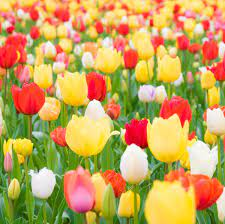
%> input picture A3/1.jpg, 225 x 224 px
$ octave Q1.m   (GNU Octave 9; MATLAB toolbox functions it lacks are replaced by stand-ins)
%> lines starting %> are read from the running program, lines starting %| are printed output that depends on the picture
clc;
close;

% Step 1: Read the image

im = imread('1.jpg');
%> im is the input picture: size 224x225x3 uint8; mean R, G, B 196.9, 161.9, 89

% Step 2: Print the image size

[im_h, im_w, im_s] = size(im);
%> im_h = 224; im_w = 225; im_s = 3
disp(['Image Height: ',num2str(im_h)]);
%| Image Height: 224
disp(['Image Width: ',num2str(im_w)]);
%| Image Width: 225
disp(['Image Scale:',num2str(im_s)]);
%| Image Scale:3

% Step 3: Convert to grayscale

if size(im, 3) == 3
    gray = rgb2gray(im);
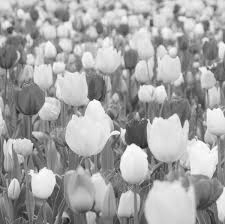
%> gray: size 224x225 uint8; min 24, max 255, mean 164
else
    gray = im;
end

% Step 4: Plot RGB and grayscale images side-by-side subplot
figure;
subplot(1, 2, 1);
imshow(im);
title('RGB Image');

subplot(1, 2, 2);
imshow(gray);
title('Grayscale Image');

% Step 5: Estimate the magnitude of Fourier Transform image

fft_im1 = fft2(gray);
f1=abs(fft_im1);
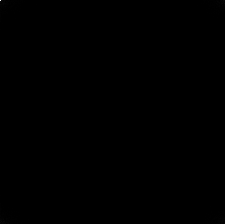
%> f1: size 224x225 double; min 4.92, max 8267864, mean 3783.8; drawn with min black and max white
f2=log(abs(fft_im1));
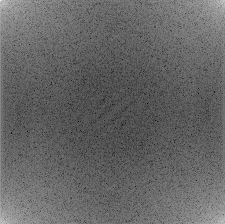
%> f2: size 224x225 double; min 1.59, max 15.93, mean 7.34; drawn with min black and max white
f3=log(abs(fftshift(fft_im1)));
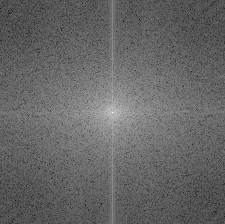
%> f3: size 224x225 double; min 1.59, max 15.93, mean 7.34; mean of the top-left, top-right, bottom-left and bottom-right quarters 7.3, 7.36, 7.36, 7.35; drawn with min black and max white

figure;

subplot(1, 3, 1);
imshow(f1, []);
title('Magnitude of FFT');

subplot(1, 3, 2);
imshow(f2, []);
title('Log Magnitude of FFT');

subplot(1, 3, 3);
imshow(f3, []);
title('Log Magnitude of FFT (Shifted)');

% Step 6: Plot the grayscale image, output from step 5, side-by-side.

figure;

subplot(1, 2, 1);
imshow(gray);
title('Grayscale Image');

subplot(1, 2, 2);
imshow(log(abs(fft_im1)),[]);
title('Magnitude of Fourier Transform');

% Step 7:

% The Fourier transform is used for frequency analysis
% which provides information about the dominant frequencies present in an image.
% Edges in an image are primarily associated with changes in intensity or color,
% which correspond to high-frequency components in the Fourier domain.
% When you take the Fourier transform of an image,
% the high-frequency components tend to be concentrated in certain regions of the frequency domain.
% After transforming the image,
% you can apply frequency domain filters to enhance or isolate specific frequency components.
% Techniques like high-pass filtering can emphasize edges by amplifying high-frequency information.
% you can inverse transform it to get back to the spatial domain, where you can visualize the enhanced edges.


% Step 8: Apply inverse Fourier transform

inv_fft_im1=ifft2(fft_im1);

% Step 9: Plot grayscale image, output from Step 5, and output from Step 8 side-by-side

figure;

subplot(1, 3, 1);
imshow(gray);
title('GrayScale Image');

subplot(1, 3, 2);
imshow(log(abs(fft_im1)),[]);
title('Magnitude of Fourier Transform');

subplot(1, 3, 3);
imshow(inv_fft_im1, []);
title('Inverse Fourier Transform Image');

$ run again, with A3/2.jpg copied over A3/1.jpg
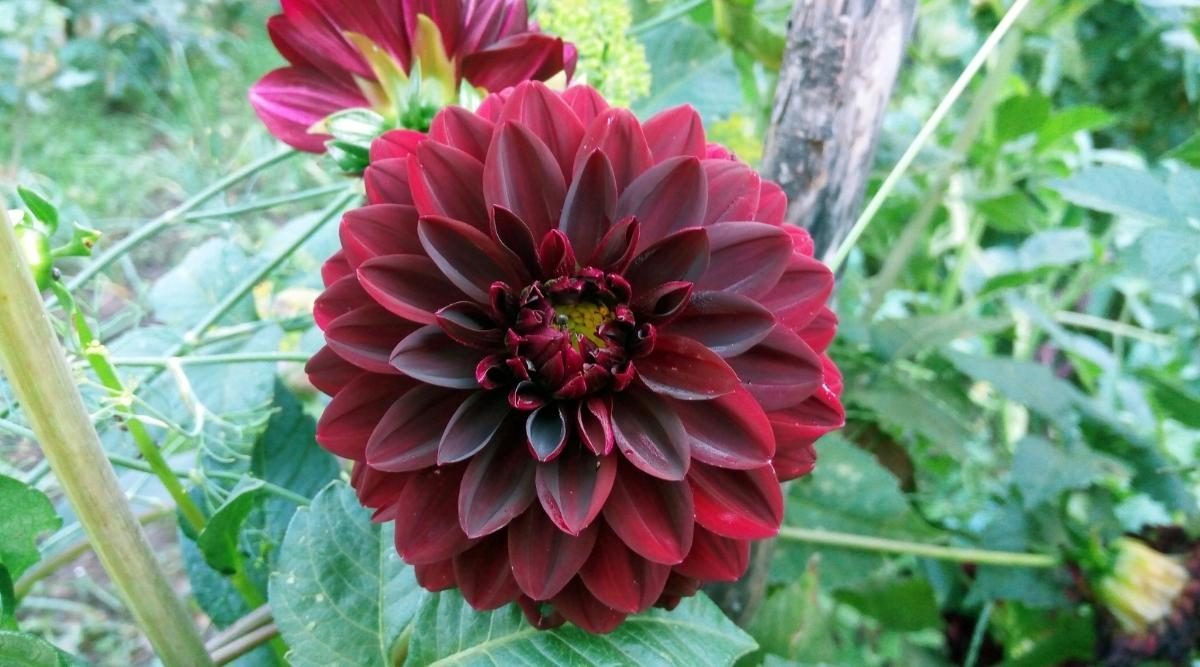
%> input picture A3/2.jpg, 1200 x 667 px
%> im is the input picture: size 667x1200x3 uint8; mean R, G, B 122.6, 134.9, 118.7
%| Image Height: 667
%| Image Width: 1200
%| Image Scale:3
%> `gray = rgb2gray(im);`:
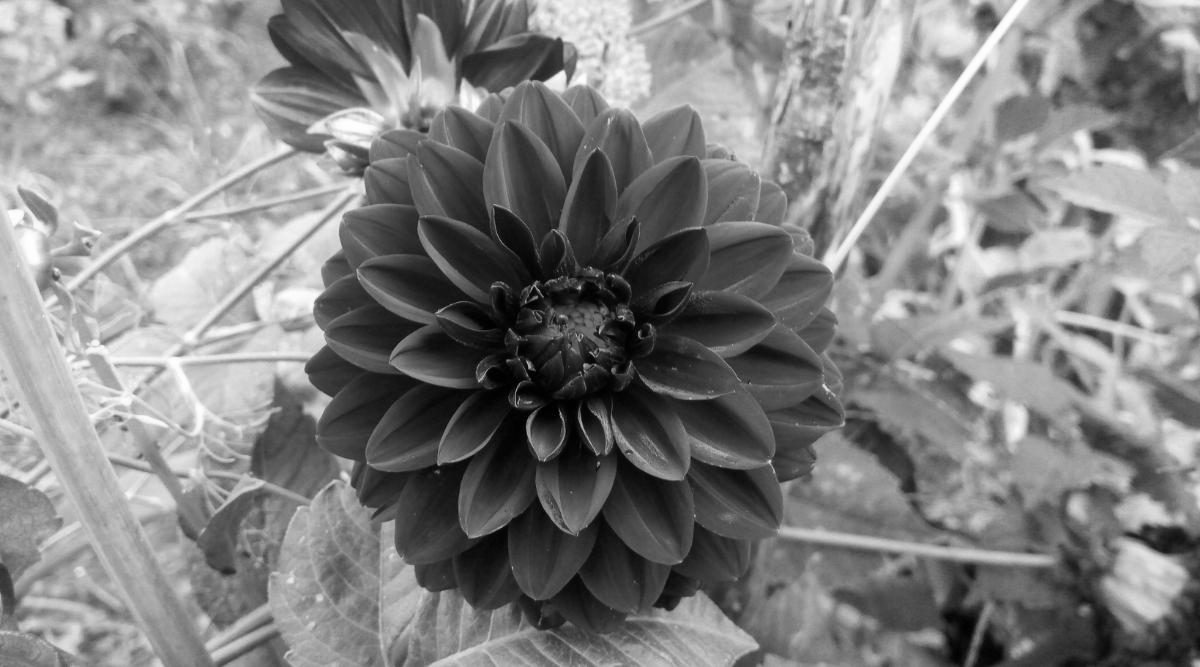
%> gray: size 667x1200 uint8; min 0, max 255, mean 129.4
%> `f3=log(abs(fftshift(fft_im1)));`:
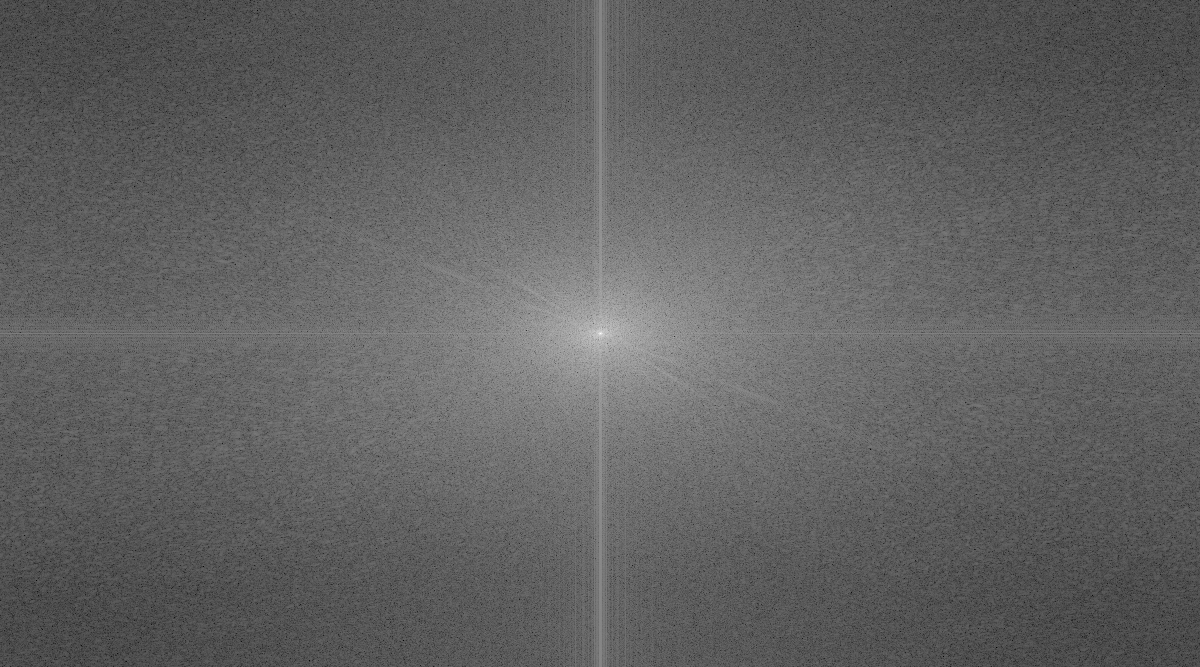
%> f3: size 667x1200 double; min 0.823, max 18.46, mean 7.56; mean of the top-left, top-right, bottom-left and bottom-right quarters 7.53, 7.59, 7.59, 7.55; drawn with min black and max white

$ run again, with A3/3.jpg copied over A3/1.jpg
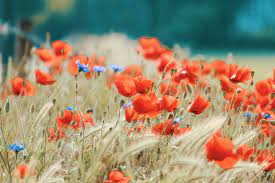
%> input picture A3/3.jpg, 275 x 183 px
%> im is the input picture: size 183x275x3 uint8; mean R, G, B 154.5, 137.8, 112.8
%| Image Height: 183
%| Image Width: 275
%| Image Scale:3
%> `f2=log(abs(fft_im1));`:
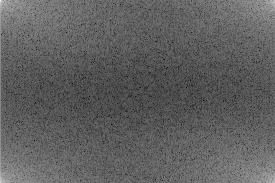
%> f2: size 183x275 double; min 2.46, max 15.77, mean 7.48; drawn with min black and max white
%> `f3=log(abs(fftshift(fft_im1)));`:
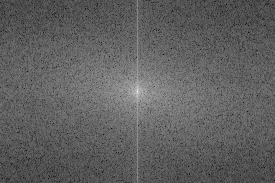
%> f3: size 183x275 double; min 2.46, max 15.77, mean 7.48; mean of the top-left, top-right, bottom-left and bottom-right quarters 7.53, 7.41, 7.4, 7.57; drawn with min black and max white

$ run again, with A3/4.jpg copied over A3/1.jpg
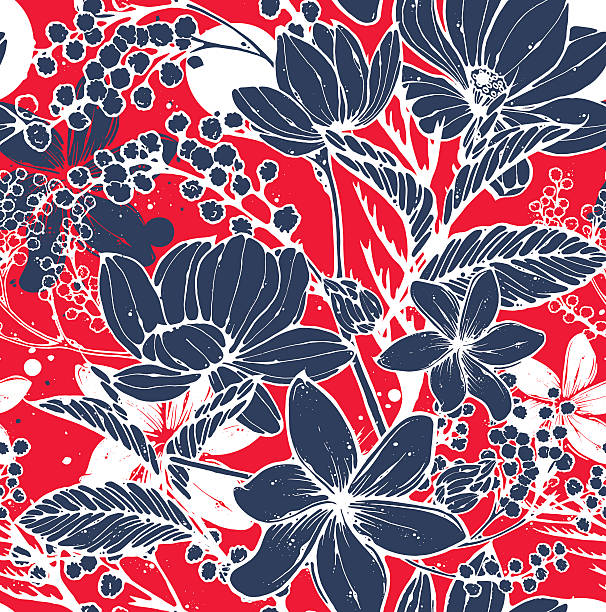
%> input picture A3/4.jpg, 606 x 612 px
%> im is the input picture: size 612x606x3 uint8; mean R, G, B 156.1, 106.8, 126.6
%| Image Height: 612
%| Image Width: 606
%| Image Scale:3
%> `gray = rgb2gray(im);`:
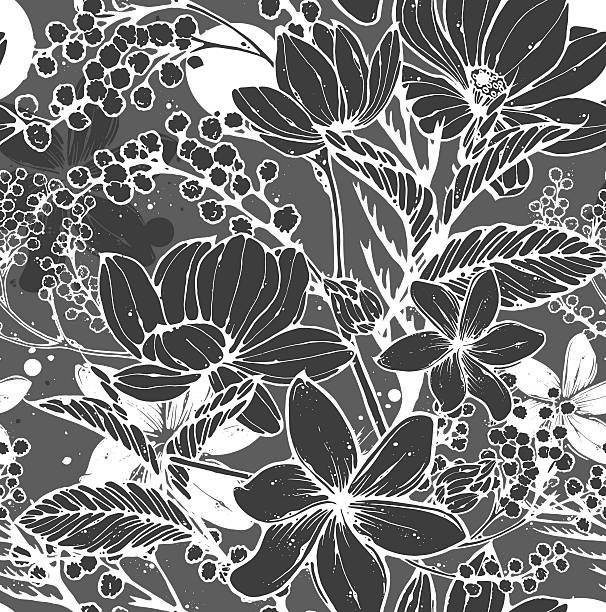
%> gray: size 612x606 uint8; min 0, max 255, mean 123.8
%> `f3=log(abs(fftshift(fft_im1)));`:
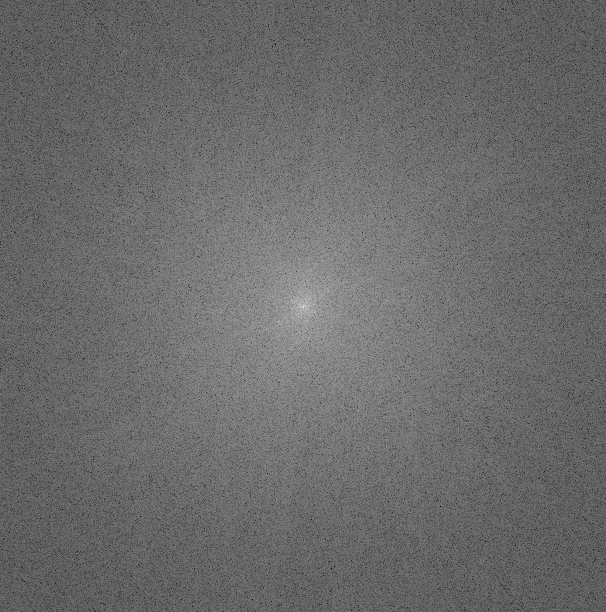
%> f3: size 612x606 double; min 4.27, max 17.64, mean 9.88; mean of the top-left, top-right, bottom-left and bottom-right quarters 9.87, 9.89, 9.89, 9.88; drawn with min black and max white
